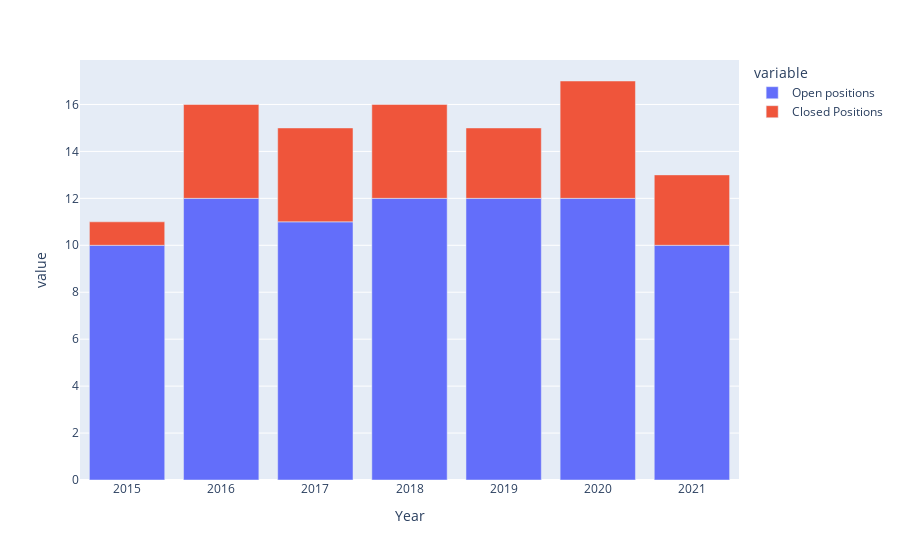

Notebook cell for this chart:
### Code cell
open_trans = transaction.loc[transaction['OTM size'].isnull() != True].groupby(by = ['Year'])['OTM size'].count()/4
closed_trans = transaction.loc[transaction['OTM size'].isnull() == True].groupby(by = ['Year'])['RIC'].count()/4
all_trams = pd.concat([open_trans,closed_trans], axis =1, keys = ['Open positions',  'Closed Positions']).reset_index()
fig = px.bar(all_trams, x = "Year", y = ["Open positions", "Closed Positions"])
fig.show()

### Figure 1 — Plotly figure (JSON) as saved in the notebook; plotly's stock layout.template omitted (floating-point values rounded to 4 significant figures)
{"data": [{"alignmentgroup": "True", "hovertemplate": "variable=Open positions<br>Year=%{x}<br>value=%{y}<extra></extra>", "legendgroup": "Open positions", "marker": {"color": "#636efa", "pattern": {"shape": ""}}, "name": "Open positions", "offsetgroup": "Open positions", "orientation": "v", "showlegend": true, "textposition": "auto", "type": "bar", "x": [2015, 2016, 2017, 2018, 2019, 2020, 2021], "xaxis": "x", "y": [10, 12, 11, 12, 12, 12, 10], "yaxis": "y"}, {"alignmentgroup": "True", "hovertemplate": "variable=Closed Positions<br>Year=%{x}<br>value=%{y}<extra></extra>", "legendgroup": "Closed Positions", "marker": {"color": "#EF553B", "pattern": {"shape": ""}}, "name": "Closed Positions", "offsetgroup": "Closed Positions", "orientation": "v", "showlegend": true, "textposition": "auto", "type": "bar", "x": [2015, 2016, 2017, 2018, 2019, 2020, 2021], "xaxis": "x", "y": [1, 4, 4, 4, 3, 5, 3], "yaxis": "y"}], "layout": {"autosize": true, "barmode": "relative", "legend": {"title": {"text": "variable"}, "tracegroupgap": 0}, "margin": {"t": 60}, "xaxis": {"anchor": "y", "autorange": true, "domain": [0, 1], "range": [2014.0, 2022.0], "title": {"text": "Year"}, "type": "linear"}, "yaxis": {"anchor": "x", "autorange": true, "domain": [0, 1], "range": [0, 17.89], "title": {"text": "value"}, "type": "linear"}}}
